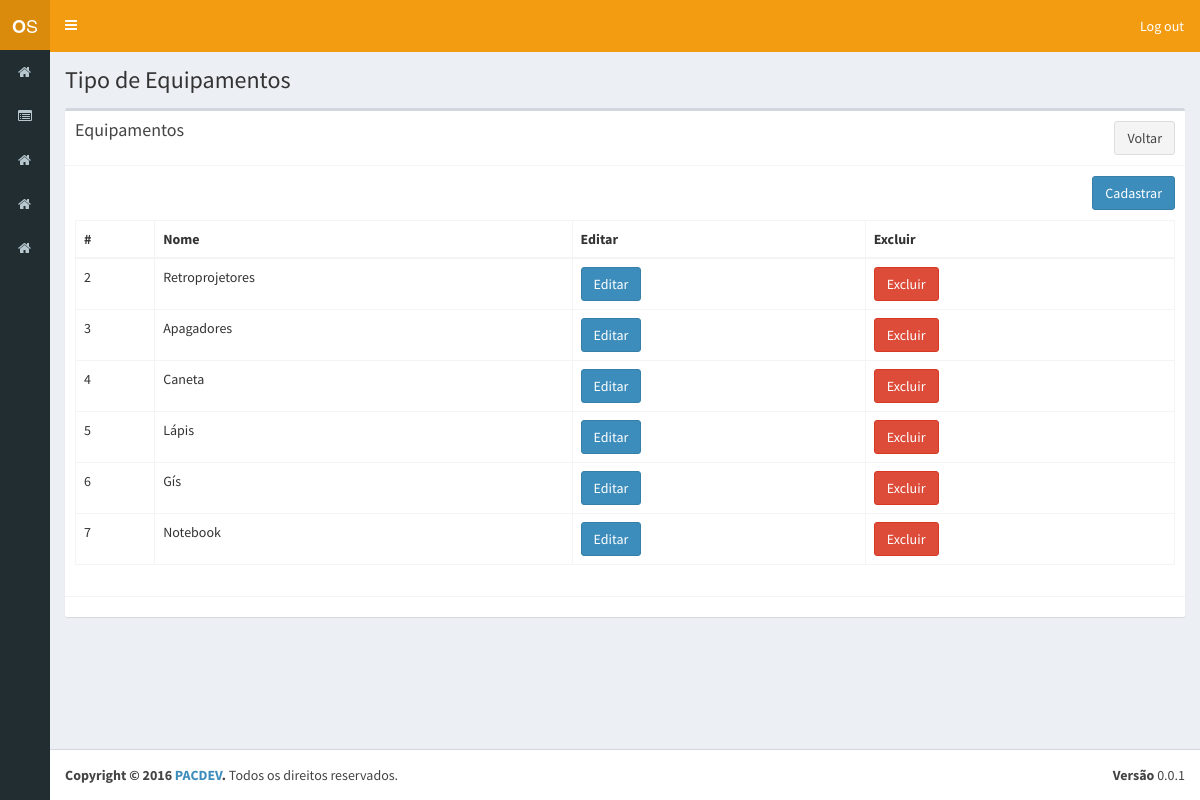
/tipo_equipamento.php (signed in), run on the app's committed database.
### tables this page shows
CREATE TABLE `menu` (
  `id` bigint(20) NOT NULL AUTO_INCREMENT,
  `nome` varchar(60) NOT NULL,
  `url` varchar(50) NOT NULL,
  `icon` varchar(30) NOT NULL,
  `ordem` int(11) NOT NULL,
  `url_pai` varchar(50) NOT NULL,
  PRIMARY KEY (`id`)
);

CREATE TABLE `tipo_equipamento` (
  `id` int(11) NOT NULL AUTO_INCREMENT,
  `nome` varchar(70) NOT NULL,
  PRIMARY KEY (`id`)
);

### src/configs/config.php (called while the page is built, shortened)
<?php
$connection = Db::getInstance();
if(!isset($public)){
  $statement = $connection->prepare('SELECT m.id, m.nome, m.url, m.icon
                                    FROM menu m
                                    INNER JOIN grupo_menu gm ON gm.menu_id = m.id
                                    INNER JOIN usuario u ON u.grupo_id = gm.grupo_id
                                    where u.id = '.$_SESSION['usuario']['id']);
  $statement->execute();
  $acesso = $statement->fetchAll(PDO::FETCH_ASSOC);
}
?>

### src/tipo_equipamento.php (the view, shortened to what this page needs)
<?php
include_once("configs/config.php");
$connection = Db::getInstance();
$statement = $connection->prepare('SELECT * FROM tipo_equipamento');
$statement->execute();
$lista = $statement->fetchAll(PDO::FETCH_ASSOC);
?><!DOCTYPE html>
<html>
<head>
  <link rel="stylesheet" href="assets/bootstrap/css/bootstrap.min.css">
  <link rel="stylesheet" href="https://cdnjs.cloudflare.com/ajax/libs/font-awesome/4.5.0/css/font-awesome.min.css">
  <link rel="stylesheet" href="https://cdnjs.cloudflare.com/ajax/libs/ionicons/2.0.1/css/ionicons.min.css">
  <link rel="stylesheet" href="assets/dist/css/AdminLTE.min.css">
  <link rel="stylesheet" href="assets/dist/css/skins/_all-skins.min.css">
</head>
<body class="hold-transition skin-yellow sidebar-collapse sidebar-mini">
  <div class="wrapper">
    <?php include_once("header.php"); ?>
    <?php include_once("menu.php"); ?>
    <div class="content-wrapper">
      <section class="content-header">
        <h1>
          Tipo de Equipamentos
        </h1>
      </section>
      <section class="content">
        <div class="box">
          <div class="box-header with-border">
            <h3 class="box-title">Equipamentos</h3>
            <a class='btn btn-default pull-right' href="cadastrar_posicao.php">Voltar</a>
            </div>
            <div class="box-body">
              <button type="button" class="btn btn-primary pull-right" style="margin-bottom: 10px;" data-toggle="modal" data-id='0' data-target="#cadastrarModal">
                Cadastrar
              </button>
              <table id="table" class="table table-bordered table-hover">
                <thead>
                  <tr>
                    <th>#</th>
                    <th>Nome</th>
                    <th>Editar</th>
                    <th>Excluir</th>
                  </tr>
                </thead>
                <tbody>
                  <?php
                  if(!empty($lista)){
                    foreach($lista as $item){
                      echo '<tr>';
                      echo "<td>{$item['id']}</td>";
                      echo "<td>{$item['nome']}</td>";
                      echo "<td><button type='button' class='btn btn-primary' data-toggle='modal' data-target='#cadastrarModal' data-id='{$item['id']}' data-nome='{$item['nome']}' >Editar</button></td>";
                      echo "<td><a type='button' class='btn btn-danger' href='?id={$item['id']}&remove=true'>Excluir</button></td>";
                      echo '</tr>';
                    }
                  }
                  ?>
                </tbody>
              </table>
            </div>
            <div class="box-footer">
            </div>
          </div>
        </section>
      </div>
      <?php include_once("footer.php"); ?>
    </div>
  </body>
  </html>

### src/menu.php (shortened to what this page needs)
<?php
include_once("configs/config.php");
$connection = Db::getInstance();
$statement = $connection->prepare('SELECT m.id, m.nome, m.url, m.icon
	FROM menu m
	INNER JOIN grupo_menu gm ON gm.menu_id = m.id
	INNER JOIN usuario u ON u.grupo_id = gm.grupo_id
	where u.id = '.$_SESSION['usuario']['id'].'
	and (url_pai is null or url_pai = \'\') ORDER BY ordem ASC');
$statement->execute();
$_SESSION['menu'] = $statement->fetchAll(PDO::FETCH_ASSOC);
?>
<aside class="main-sidebar">
	<section class="sidebar">
		<ul class="sidebar-menu">
			<?php
			foreach($_SESSION['menu'] as $menu){
				if($menu['url'] != '#'){
					echo '  <li>
					<a href="'.$menu['url'].'">
						<i class="fa '.$menu['icon'].'"></i> <span>'.$menu['nome'].'</span>
					</a>
				</li>';
			}else{
				echo '  <li class="treeview">
				<a href="#">
					<i class="fa '.$menu['icon'].'"></i> <span>'.$menu['nome'].'</span>
					<span class="pull-right-container">
						<i class="fa fa-angle-left pull-right"></i>
					</span>
				</a>
				<ul class="treeview-menu">';
					echo '</ul>
				</li>';
			}
		}
		?>
	</ul>
</section>
</aside>

### data on the page
tipo_equipamento: id "2", nome "Retroprojetores"
tipo_equipamento: id "3", nome "Apagadores"
tipo_equipamento: id "4", nome "Caneta"
tipo_equipamento: id "5", nome "Lápis"
tipo_equipamento: id "6", nome "Gís"
tipo_equipamento: id "7", nome "Notebook"
